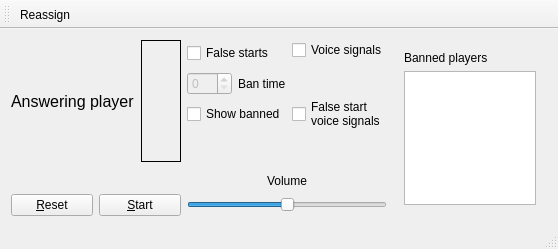
<?xml version="1.0" encoding="UTF-8"?>
<ui version="4.0">
 <class>MainWindow</class>
 <widget class="QMainWindow" name="MainWindow">
  <property name="enabled">
   <bool>true</bool>
  </property>
  <property name="geometry">
   <rect>
    <x>0</x>
    <y>0</y>
    <width>558</width>
    <height>249</height>
   </rect>
  </property>
  <property name="minimumSize">
   <size>
    <width>0</width>
    <height>0</height>
   </size>
  </property>
  <property name="windowTitle">
   <string>MainWindow</string>
  </property>
  <property name="locale">
   <locale language="English" country="UnitedStates"/>
  </property>
  <widget class="QWidget" name="centralWidget">
   <layout class="QGridLayout" name="gridLayout_5" rowstretch="1,0,0,0,0">
    <item row="3" column="1">
     <widget class="QSlider" name="volumeSlider">
      <property name="maximum">
       <number>100</number>
      </property>
      <property name="value">
       <number>50</number>
      </property>
      <property name="tracking">
       <bool>true</bool>
      </property>
      <property name="orientation">
       <enum>Qt::Horizontal</enum>
      </property>
     </widget>
    </item>
    <item row="3" column="0">
     <layout class="QHBoxLayout" name="buttonsLayout">
      <item>
       <widget class="QPushButton" name="resetButton">
        <property name="locale">
         <locale language="English" country="UnitedStates"/>
        </property>
        <property name="text">
         <string>&amp;Reset</string>
        </property>
       </widget>
      </item>
      <item>
       <widget class="QPushButton" name="startButton">
        <property name="text">
         <string>&amp;Start</string>
        </property>
       </widget>
      </item>
     </layout>
    </item>
    <item row="0" column="1">
     <layout class="QGridLayout" name="gridLayout_4">
      <item row="0" column="1">
       <widget class="QCheckBox" name="voiceSignals">
        <property name="text">
         <string>Voice signals</string>
        </property>
        <property name="tristate">
         <bool>true</bool>
        </property>
       </widget>
      </item>
      <item row="1" column="1" rowspan="3">
       <widget class="QCheckBox" name="falseStartVoice">
        <property name="text">
         <string>False start
voice signals</string>
        </property>
       </widget>
      </item>
      <item row="0" column="0" rowspan="2">
       <layout class="QGridLayout" name="gridLayout_6">
        <item row="1" column="0">
         <widget class="QSpinBox" name="banTime">
          <property name="enabled">
           <bool>false</bool>
          </property>
          <property name="minimum">
           <number>0</number>
          </property>
          <property name="value">
           <number>0</number>
          </property>
         </widget>
        </item>
        <item row="1" column="1">
         <widget class="QLabel" name="label_3">
          <property name="text">
           <string>Ban time</string>
          </property>
         </widget>
        </item>
        <item row="0" column="0" colspan="2">
         <widget class="QCheckBox" name="falseStartsEnable">
          <property name="text">
           <string>False starts</string>
          </property>
         </widget>
        </item>
       </layout>
      </item>
      <item row="2" column="0">
       <widget class="QCheckBox" name="bannedListShow">
        <property name="text">
         <string>Show banned</string>
        </property>
       </widget>
      </item>
     </layout>
    </item>
    <item row="0" column="0">
     <layout class="QHBoxLayout" name="horizontalLayout" stretch="1,1">
      <item>
       <widget class="QLabel" name="label">
        <property name="font">
         <font>
          <pointsize>12</pointsize>
         </font>
        </property>
        <property name="text">
         <string>Answering player</string>
        </property>
       </widget>
      </item>
      <item>
       <widget class="QLabel" name="answeringPlayer">
        <property name="sizePolicy">
         <sizepolicy hsizetype="Preferred" vsizetype="Preferred">
          <horstretch>0</horstretch>
          <verstretch>0</verstretch>
         </sizepolicy>
        </property>
        <property name="minimumSize">
         <size>
          <width>40</width>
          <height>0</height>
         </size>
        </property>
        <property name="font">
         <font>
          <pointsize>20</pointsize>
         </font>
        </property>
        <property name="frameShape">
         <enum>QFrame::Box</enum>
        </property>
        <property name="text">
         <string/>
        </property>
        <property name="margin">
         <number>0</number>
        </property>
       </widget>
      </item>
     </layout>
    </item>
    <item row="0" column="2" rowspan="4">
     <widget class="QWidget" name="bannedWidget" native="true">
      <property name="minimumSize">
       <size>
        <width>0</width>
        <height>0</height>
       </size>
      </property>
      <layout class="QVBoxLayout" name="verticalLayout">
       <item>
        <widget class="QLabel" name="label_4">
         <property name="text">
          <string>Banned players</string>
         </property>
         <property name="wordWrap">
          <bool>true</bool>
         </property>
        </widget>
       </item>
       <item>
        <widget class="QListWidget" name="bannedPlayers">
         <property name="sortingEnabled">
          <bool>true</bool>
         </property>
        </widget>
       </item>
      </layout>
     </widget>
    </item>
    <item row="2" column="1">
     <widget class="QLabel" name="label_2">
      <property name="text">
       <string>Volume</string>
      </property>
      <property name="alignment">
       <set>Qt::AlignCenter</set>
      </property>
     </widget>
    </item>
    <item row="4" column="1">
     <spacer name="horizontalSpacer">
      <property name="orientation">
       <enum>Qt::Horizontal</enum>
      </property>
      <property name="sizeHint" stdset="0">
       <size>
        <width>40</width>
        <height>0</height>
       </size>
      </property>
     </spacer>
    </item>
   </layout>
  </widget>
  <widget class="QMenuBar" name="menuBar">
   <property name="geometry">
    <rect>
     <x>0</x>
     <y>0</y>
     <width>558</width>
     <height>22</height>
    </rect>
   </property>
  </widget>
  <widget class="QToolBar" name="mainToolBar">
   <attribute name="toolBarArea">
    <enum>TopToolBarArea</enum>
   </attribute>
   <attribute name="toolBarBreak">
    <bool>false</bool>
   </attribute>
   <addaction name="actionReassign"/>
  </widget>
  <widget class="QStatusBar" name="statusBar"/>
  <action name="actionReassign">
   <property name="text">
    <string>Reassign</string>
   </property>
   <property name="toolTip">
    <string>Reassign gamepads</string>
   </property>
   <property name="shortcut">
    <string>Ctrl+R</string>
   </property>
  </action>
 </widget>
 <layoutdefault spacing="6" margin="11"/>
 <resources/>
 <connections/>
</ui>
